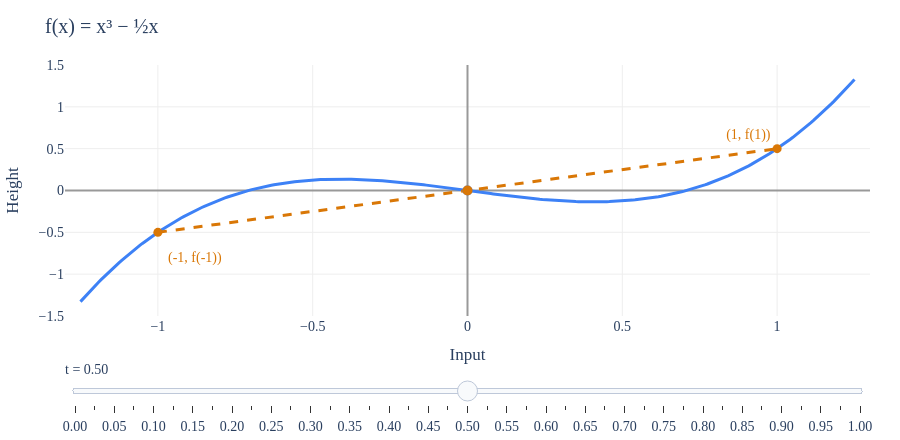

Write notebook code for a chart like this one.
### Code cell
make_secant_explorer(2)

### Figure 1 — Plotly figure (JSON) as saved in the notebook; plotly's stock layout.template omitted (floating-point values rounded to 4 significant figures; data arrays with more than 128 entries replaced by an {"elided": "..."} marker saying what was removed)
{"data": [{"hovertemplate": "Input: %{x:.2f}<br>f(input): %{y:.2f}<extra></extra>", "line": {"color": "#3d81f6", "width": 3}, "type": "scatter", "x": {"elided": "301 float values"}, "y": {"elided": "301 float values"}}, {"line": {"color": "#d97706", "dash": "dash", "width": 3}, "marker": {"size": 9}, "mode": "lines+markers+text", "text": ["", "(1, f(1))"], "textfont": {"color": "#d97706", "family": "Palatino Linotype, Palatino, serif", "size": 14}, "textposition": ["top right", "top left"], "type": "scatter", "x": [-1, 1], "y": [-0.5, 0.5]}, {"line": {"color": "#777", "dash": "dot"}, "marker": {"color": ["#3d81f6", "#d97706"], "size": 10}, "mode": "lines+markers", "type": "scatter", "x": [0, 0], "y": [0.0, 0.0]}], "layout": {"annotations": [{"font": {"color": "#d97706", "family": "Palatino Linotype, Palatino, serif", "size": 14}, "showarrow": false, "text": "(-1, f(-1))", "x": -1, "xanchor": "left", "xshift": 8, "y": -0.5, "yanchor": "top", "yshift": -16}], "autosize": true, "font": {"family": "Palatino Linotype, Palatino, serif", "size": 14}, "height": 440, "margin": {"b": 100, "l": 65, "r": 30, "t": 65}, "paper_bgcolor": "white", "plot_bgcolor": "white", "showlegend": false, "sliders": [{"active": 20, "currentvalue": {"prefix": "t = "}, "pad": {"t": 40}, "steps": [{"args": [{"x": [[-1.0, -1.0]], "y": [[-0.5, -0.5]]}, [2]], "label": "0.00", "method": "restyle"}, {"args": [{"x": [[-0.95, -0.95]], "y": [[-0.3824, -0.475]]}, [2]], "label": "0.03", "method": "restyle"}, {"args": [{"x": [[-0.9, -0.9]], "y": [[-0.279, -0.45]]}, [2]], "label": "0.05", "method": "restyle"}, {"args": [{"x": [[-0.85, -0.85]], "y": [[-0.1891, -0.425]]}, [2]], "label": "0.08", "method": "restyle"}, {"args": [{"x": [[-0.8, -0.8]], "y": [[-0.112, -0.4]]}, [2]], "label": "0.10", "method": "restyle"}, {"args": [{"x": [[-0.75, -0.75]], "y": [[-0.04688, -0.375]]}, [2]], "label": "0.12", "method": "restyle"}, {"args": [{"x": [[-0.7, -0.7]], "y": [[0.007, -0.35]]}, [2]], "label": "0.15", "method": "restyle"}, {"args": [{"x": [[-0.65, -0.65]], "y": [[0.05038, -0.325]]}, [2]], "label": "0.18", "method": "restyle"}, {"args": [{"x": [[-0.6, -0.6]], "y": [[0.084, -0.3]]}, [2]], "label": "0.20", "method": "restyle"}, {"args": [{"x": [[-0.55, -0.55]], "y": [[0.1086, -0.275]]}, [2]], "label": "0.23", "method": "restyle"}, {"args": [{"x": [[-0.5, -0.5]], "y": [[0.125, -0.25]]}, [2]], "label": "0.25", "method": "restyle"}, {"args": [{"x": [[-0.45, -0.45]], "y": [[0.1339, -0.225]]}, [2]], "label": "0.28", "method": "restyle"}, {"args": [{"x": [[-0.4, -0.4]], "y": [[0.136, -0.2]]}, [2]], "label": "0.30", "method": "restyle"}, {"args": [{"x": [[-0.35, -0.35]], "y": [[0.1321, -0.175]]}, [2]], "label": "0.33", "method": "restyle"}, {"args": [{"x": [[-0.3, -0.3]], "y": [[0.123, -0.15]]}, [2]], "label": "0.35", "method": "restyle"}, {"args": [{"x": [[-0.25, -0.25]], "y": [[0.1094, -0.125]]}, [2]], "label": "0.38", "method": "restyle"}, {"args": [{"x": [[-0.2, -0.2]], "y": [[0.092, -0.1]]}, [2]], "label": "0.40", "method": "restyle"}, {"args": [{"x": [[-0.15, -0.15]], "y": [[0.07162, -0.075]]}, [2]], "label": "0.43", "method": "restyle"}, {"args": [{"x": [[-0.1, -0.1]], "y": [[0.049, -0.05]]}, [2]], "label": "0.45", "method": "restyle"}, {"args": [{"x": [[-0.05, -0.05]], "y": [[0.02487, -0.025]]}, [2]], "label": "0.48", "method": "restyle"}, {"args": [{"x": [[0.0, 0.0]], "y": [[0.0, 0.0]]}, [2]], "label": "0.50", "method": "restyle"}, {"args": [{"x": [[0.05, 0.05]], "y": [[-0.02488, 0.025]]}, [2]], "label": "0.53", "method": "restyle"}, {"args": [{"x": [[0.1, 0.1]], "y": [[-0.049, 0.05]]}, [2]], "label": "0.55", "method": "restyle"}, {"args": [{"x": [[0.15, 0.15]], "y": [[-0.07163, 0.075]]}, [2]], "label": "0.58", "method": "restyle"}, {"args": [{"x": [[0.2, 0.2]], "y": [[-0.092, 0.1]]}, [2]], "label": "0.60", "method": "restyle"}, {"args": [{"x": [[0.25, 0.25]], "y": [[-0.1094, 0.125]]}, [2]], "label": "0.62", "method": "restyle"}, {"args": [{"x": [[0.3, 0.3]], "y": [[-0.123, 0.15]]}, [2]], "label": "0.65", "method": "restyle"}, {"args": [{"x": [[0.35, 0.35]], "y": [[-0.1321, 0.175]]}, [2]], "label": "0.68", "method": "restyle"}, {"args": [{"x": [[0.4, 0.4]], "y": [[-0.136, 0.2]]}, [2]], "label": "0.70", "method": "restyle"}, {"args": [{"x": [[0.45, 0.45]], "y": [[-0.1339, 0.225]]}, [2]], "label": "0.73", "method": "restyle"}, {"args": [{"x": [[0.5, 0.5]], "y": [[-0.125, 0.25]]}, [2]], "label": "0.75", "method": "restyle"}, {"args": [{"x": [[0.55, 0.55]], "y": [[-0.1086, 0.275]]}, [2]], "label": "0.78", "method": "restyle"}, {"args": [{"x": [[0.6, 0.6]], "y": [[-0.084, 0.3]]}, [2]], "label": "0.80", "method": "restyle"}, {"args": [{"x": [[0.65, 0.65]], "y": [[-0.05037, 0.325]]}, [2]], "label": "0.83", "method": "restyle"}, {"args": [{"x": [[0.7, 0.7]], "y": [[-0.007, 0.35]]}, [2]], "label": "0.85", "method": "restyle"}, {"args": [{"x": [[0.75, 0.75]], "y": [[0.04688, 0.375]]}, [2]], "label": "0.88", "method": "restyle"}, {"args": [{"x": [[0.8, 0.8]], "y": [[0.112, 0.4]]}, [2]], "label": "0.90", "method": "restyle"}, {"args": [{"x": [[0.85, 0.85]], "y": [[0.1891, 0.425]]}, [2]], "label": "0.93", "method": "restyle"}, {"args": [{"x": [[0.9, 0.9]], "y": [[0.279, 0.45]]}, [2]], "label": "0.95", "method": "restyle"}, {"args": [{"x": [[0.95, 0.95]], "y": [[0.3824, 0.475]]}, [2]], "label": "0.98", "method": "restyle"}, {"args": [{"x": [[1.0, 1.0]], "y": [[0.5, 0.5]]}, [2]], "label": "1.00", "method": "restyle"}]}], "title": {"text": "f(x) = x³ − ½x"}, "xaxis": {"gridcolor": "#eeeeee", "range": [-1.3, 1.3], "title": {"text": "Input"}, "zerolinecolor": "#999999"}, "yaxis": {"gridcolor": "#eeeeee", "range": [-1.5, 1.5], "title": {"text": "Height"}, "zerolinecolor": "#999999"}}}
